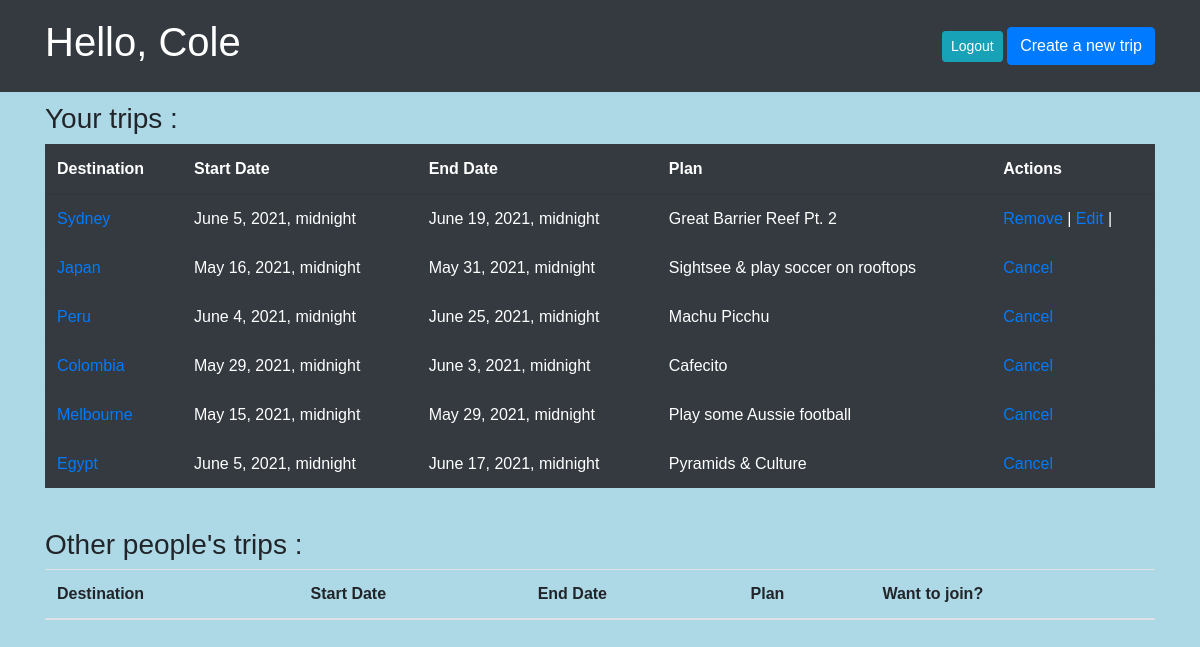
/dashboard (signed in), run on the app's committed database.
### login_app/models.py (models this page shows)
class User(models.Model):
    first_name = models.CharField(max_length=255)
    last_name = models.CharField(max_length=255)
    email = models.EmailField(max_length=255)
    password = models.CharField(max_length=255)
    created_at = models.DateField(auto_now_add=True)
    updated_at = models.DateField(auto_now=True)
    objects = UserManager()

class Trip(models.Model):
    destination = models.CharField(max_length=255)
    start_date = models.DateTimeField()
    end_date = models.DateTimeField()
    plan = models.TextField()
    creator = models.ForeignKey(User, related_name = "trips",on_delete=models.CASCADE)
    joined = models.ManyToManyField(User, related_name = "joined_trips")
    created_at = models.DateField(auto_now_add=True)
    updated_at = models.DateField(auto_now=True)
    objects = TripManager()

### login_app/views.py (the view)
# urls.py: path('dashboard', views.dashboard),
def dashboard(request):
    if 'user_id' not in request.session:
        return redirect("/")
    user = User.objects.get(id = request.session['user_id'])
    context = {
		"user": user,
		"user_trips":Trip.objects.filter(creator = user),
        "joined_trips" : Trip.objects.filter(joined=user),
		"other_trips": Trip.objects.all().exclude(creator=user).exclude(joined=user),
	}
    return render(request,"trips.html",context)

### login_app/templates/trips.html (shortened to what this page needs)
<!DOCTYPE html>
<html lang="en">
<head>
    <link rel="stylesheet" href="https://stackpath.bootstrapcdn.com/bootstrap/4.1.3/css/bootstrap.min.css">
    {% load static %}
    <link rel="stylesheet" href="{% static 'css/style.css' %}">
</head>
<body>
    <nav class="navbar navbar-expand-lg navbar-dark bg-dark">
        <div class="container">
            <h1 class="header-color">Hello, {{request.session.greeting}}</h1>
                <span class="navbar-text">
                    <a href="/logout" role="button" class="btn btn-sm btn-info ml-2 text-white">Logout</a>
                    <a href="/trips/new"><button class="btn btn-primary">Create a new trip </button></a>
                </span>
        </div>
    </nav>
    <div class="container">
        <h3> Your trips :</h3>
<table class="table table-dark bg-dark">
    <thead>
        <th>Destination</th>
        <th>Start Date</th>
        <th>End Date</th>
        <th>Plan</th>
        <th>Actions</th>
    </thead>
    {% for trip in user_trips %}
    <tr>
        <td><a href="/trips/{{trip.id}}">{{trip.destination}}</a></td>
        <td>{{trip.start_date}}</td>
        <td>{{trip.end_date}}</td>
        <td>{{trip.plan}}</td>
        <td><a href="trips/{{trip.id}}/delete"> Remove </a> |
            <a href="trips/edit/{{trip.id}}">Edit</a> |
        </td>
    </tr>
    {% endfor %}
    {% for trip in joined_trips %}
    <tr>
        <td><a href="/trips/{{trip.id}}">{{trip.destination}}</a></td>
        <td>{{trip.start_date}}</td>
        <td>{{trip.end_date}}</td>
        <td>{{trip.plan}}</td>
        <td><a href="/trips/{{trip.id}}/cancel">Cancel</a></td>
    </tr>
    {% endfor %}
</table><br>
<h3> Other people's trips :</h3>
<table class="table">
    <thead>
        <th>Destination</th>
        <th> Start Date</th>
        <th> End Date</th>
        <th>Plan</th>
        <th>Want to join?</th>
    </thead>
</table>
    </div>
</body>
</html>

### login_app/static/css/style.css (style rules this page uses)
* { padding: 0; margin: 0; font-family: sans-serif; }
div { padding: 10px; }
body { background-color: lightblue }
.header-color { color: white; }

### data on the page
User: session.greeting "Cole"
Trip: destination "Sydney", start_date "June 5, 2021, midnight", end_date "June 19, 2021, midnight", plan "Great Barrier Reef Pt. 2"
Trip: destination "Japan", start_date "May 16, 2021, midnight", end_date "May 31, 2021, midnight", plan "Sightsee & play soccer on rooftops"
Trip: destination "Peru", start_date "June 4, 2021, midnight", end_date "June 25, 2021, midnight", plan "Machu Picchu"
Trip: destination "Colombia", start_date "May 29, 2021, midnight", end_date "June 3, 2021, midnight", plan "Cafecito"
Trip: destination "Melbourne", start_date "May 15, 2021, midnight", end_date "May 29, 2021, midnight", plan "Play some Aussie football"
Trip: destination "Egypt", start_date "June 5, 2021, midnight", end_date "June 17, 2021, midnight", plan "Pyramids & Culture"
